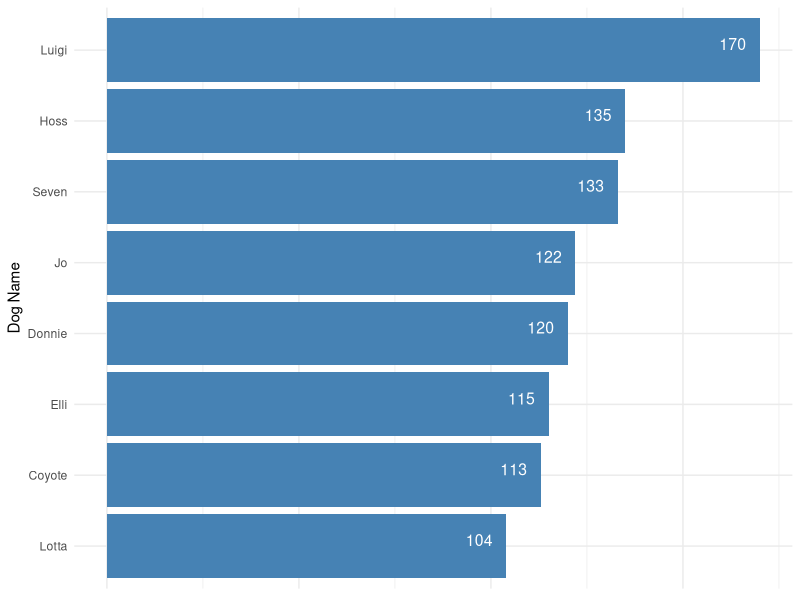
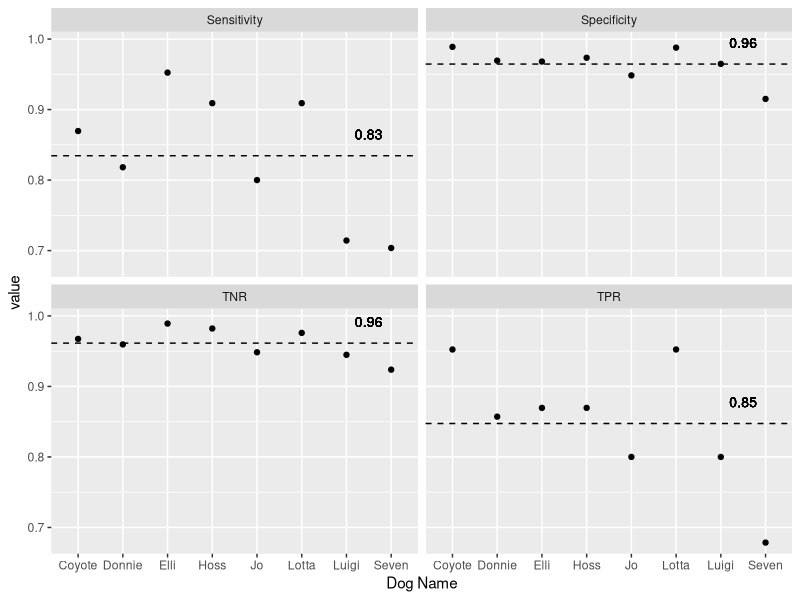
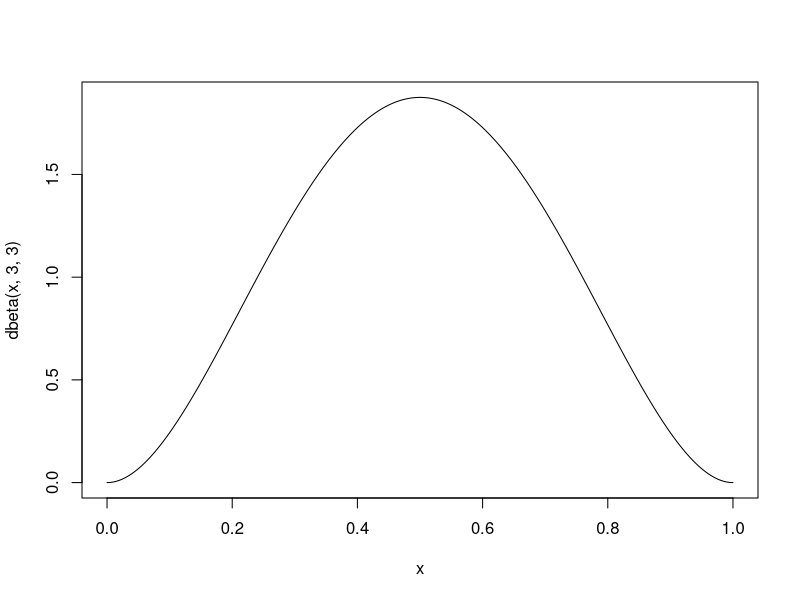

Write the R code that produced these figures, in order.
## ---- chunk 1
library(data.table); library(tidyverse); library(kableExtra)

dat = fread("data/data_file_4.csv")
## ---- chunk 2
dat %>% select(-c(starts_with("logit_"), 
                  sens, spec, tpr, tnr)) %>%
  arrange(dog_name) %>% 
  knitr::kable() %>%
  kableExtra::kable_styling(bootstrap_options =
                              c("striped", "hover", "condensed"),
                            full_width = F)

## ---- chunk 3
barplot_dat = dat %>% select(dog_name, Total) %>% 
  arrange(desc(Total)) %>% 
  mutate(dog_name = fct_reorder(dog_name, -desc(Total))) 

# plotting data
ggplot(barplot_dat, aes(x = dog_name, y = Total)) +
  geom_bar(stat = 'identity', fill = 'steelblue') +
  geom_text(aes(label=Total), vjust = 0, hjust = 1.5, 
            color = "white", size = 4) +
  theme_minimal() +
  labs(x = "Dog Name") +
  coord_flip() +
  theme(axis.title.x = element_blank(),
        axis.text.x = element_blank(),
        axis.ticks.x = element_blank())

## ---- chunk 4
plot_dat = dat %>% select(dog_name, sens, spec, tpr, tnr) %>% 
  pivot_longer(cols = c(sens, spec, tpr, tnr)) %>% 
  group_by(name) %>% 
  mutate(mean_val = mean(value)) %>% 
  ungroup() %>% 
  mutate(name = case_when(name == "sens" ~ "Sensitivity",
                          name == "spec" ~ "Specificity",
                          name == "tpr" ~ "TPR",
                          name == "tnr" ~ "TNR"))

ggplot(plot_dat) +
  geom_point(aes(x = dog_name, y = value)) +
  geom_hline(aes(yintercept = mean_val), linetype = 'dashed') +
  geom_text(aes(x = 7.5, y = mean_val + .03, label = round(mean_val, 2)), 
            color = "black", size = 3.5) +
  facet_wrap(~ name, nrow = 2, ncol = 2, scales = "fixed") +
  labs(x = "Dog Name")
## ---- chunk 5
x = seq(0,1, by = .001)
plot(x, dbeta(x, 3, 3), type = 'l')
